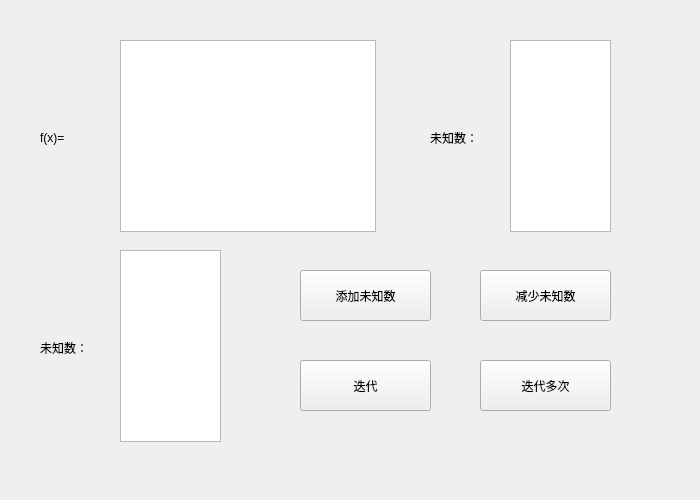
<?xml version="1.0" encoding="UTF-8"?>
<ui version="4.0">
 <class>E2t3</class>
 <widget class="QWidget" name="E2t3">
  <property name="geometry">
   <rect>
    <x>0</x>
    <y>0</y>
    <width>700</width>
    <height>500</height>
   </rect>
  </property>
  <property name="windowTitle">
   <string>Form</string>
  </property>
  <widget class="QLabel" name="label">
   <property name="geometry">
    <rect>
     <x>40</x>
     <y>130</y>
     <width>72</width>
     <height>15</height>
    </rect>
   </property>
   <property name="text">
    <string>f(x)=</string>
   </property>
  </widget>
  <widget class="QLabel" name="label_2">
   <property name="geometry">
    <rect>
     <x>430</x>
     <y>130</y>
     <width>72</width>
     <height>15</height>
    </rect>
   </property>
   <property name="text">
    <string>未知数：</string>
   </property>
  </widget>
  <widget class="QLabel" name="label_3">
   <property name="geometry">
    <rect>
     <x>40</x>
     <y>340</y>
     <width>72</width>
     <height>15</height>
    </rect>
   </property>
   <property name="text">
    <string>未知数：</string>
   </property>
  </widget>
  <widget class="QPushButton" name="pushButton">
   <property name="geometry">
    <rect>
     <x>300</x>
     <y>270</y>
     <width>131</width>
     <height>51</height>
    </rect>
   </property>
   <property name="text">
    <string>添加未知数</string>
   </property>
  </widget>
  <widget class="QPushButton" name="pushButton_2">
   <property name="geometry">
    <rect>
     <x>480</x>
     <y>270</y>
     <width>131</width>
     <height>51</height>
    </rect>
   </property>
   <property name="text">
    <string>减少未知数</string>
   </property>
  </widget>
  <widget class="QPushButton" name="pushButton_3">
   <property name="geometry">
    <rect>
     <x>480</x>
     <y>360</y>
     <width>131</width>
     <height>51</height>
    </rect>
   </property>
   <property name="text">
    <string>迭代多次</string>
   </property>
  </widget>
  <widget class="QPushButton" name="pushButton_4">
   <property name="geometry">
    <rect>
     <x>300</x>
     <y>360</y>
     <width>131</width>
     <height>51</height>
    </rect>
   </property>
   <property name="text">
    <string>迭代</string>
   </property>
  </widget>
  <widget class="QTableWidget" name="tableWidget">
   <property name="geometry">
    <rect>
     <x>120</x>
     <y>40</y>
     <width>256</width>
     <height>192</height>
    </rect>
   </property>
  </widget>
  <widget class="QTableWidget" name="tableWidget_2">
   <property name="geometry">
    <rect>
     <x>510</x>
     <y>40</y>
     <width>101</width>
     <height>192</height>
    </rect>
   </property>
  </widget>
  <widget class="QTableWidget" name="tableWidget_3">
   <property name="geometry">
    <rect>
     <x>120</x>
     <y>250</y>
     <width>101</width>
     <height>192</height>
    </rect>
   </property>
  </widget>
 </widget>
 <resources/>
 <connections/>
</ui>
